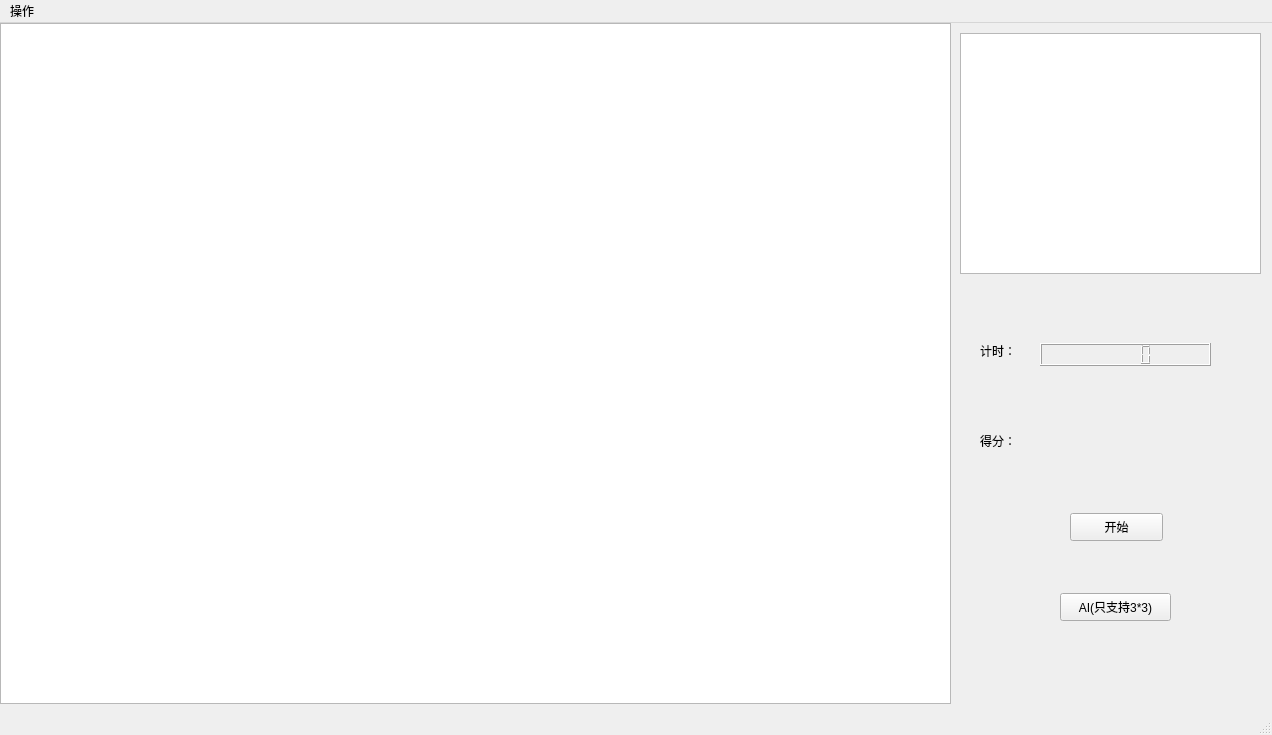
<?xml version="1.0" encoding="UTF-8"?>
<ui version="4.0">
 <class>nine</class>
 <widget class="QMainWindow" name="nine">
  <property name="geometry">
   <rect>
    <x>0</x>
    <y>0</y>
    <width>1272</width>
    <height>735</height>
   </rect>
  </property>
  <property name="windowTitle">
   <string>MainWindow</string>
  </property>
  <widget class="QWidget" name="centralwidget">
   <widget class="MyView" name="graphicsView">
    <property name="geometry">
     <rect>
      <x>0</x>
      <y>0</y>
      <width>951</width>
      <height>681</height>
     </rect>
    </property>
   </widget>
   <widget class="QGraphicsView" name="_visit">
    <property name="geometry">
     <rect>
      <x>960</x>
      <y>10</y>
      <width>301</width>
      <height>241</height>
     </rect>
    </property>
   </widget>
   <widget class="QLabel" name="label">
    <property name="geometry">
     <rect>
      <x>980</x>
      <y>320</y>
      <width>72</width>
      <height>15</height>
     </rect>
    </property>
    <property name="text">
     <string>计时：</string>
    </property>
   </widget>
   <widget class="QLabel" name="label_2">
    <property name="geometry">
     <rect>
      <x>980</x>
      <y>410</y>
      <width>72</width>
      <height>15</height>
     </rect>
    </property>
    <property name="text">
     <string>得分：</string>
    </property>
   </widget>
   <widget class="QPushButton" name="pushButton">
    <property name="geometry">
     <rect>
      <x>1070</x>
      <y>490</y>
      <width>93</width>
      <height>28</height>
     </rect>
    </property>
    <property name="text">
     <string>开始</string>
    </property>
   </widget>
   <widget class="QPushButton" name="pushButton_2">
    <property name="geometry">
     <rect>
      <x>1060</x>
      <y>570</y>
      <width>111</width>
      <height>28</height>
     </rect>
    </property>
    <property name="text">
     <string>AI(只支持3*3)</string>
    </property>
   </widget>
   <widget class="QLabel" name="_score">
    <property name="geometry">
     <rect>
      <x>1070</x>
      <y>410</y>
      <width>101</width>
      <height>21</height>
     </rect>
    </property>
    <property name="text">
     <string/>
    </property>
   </widget>
   <widget class="QLCDNumber" name="lcdNumber">
    <property name="geometry">
     <rect>
      <x>1040</x>
      <y>320</y>
      <width>171</width>
      <height>23</height>
     </rect>
    </property>
    <property name="value" stdset="0">
     <double>0.000000000000000</double>
    </property>
   </widget>
  </widget>
  <widget class="QMenuBar" name="menubar">
   <property name="geometry">
    <rect>
     <x>0</x>
     <y>0</y>
     <width>1272</width>
     <height>26</height>
    </rect>
   </property>
   <widget class="QMenu" name="menu">
    <property name="title">
     <string>操作</string>
    </property>
    <widget class="QMenu" name="menu_2">
     <property name="title">
      <string>难度选择</string>
     </property>
     <addaction name="action_3"/>
     <addaction name="action_4"/>
     <addaction name="action_5"/>
    </widget>
    <addaction name="action"/>
    <addaction name="menu_2"/>
   </widget>
   <addaction name="menu"/>
  </widget>
  <widget class="QStatusBar" name="statusbar"/>
  <action name="action">
   <property name="text">
    <string>打开图片</string>
   </property>
  </action>
  <action name="action_3">
   <property name="checkable">
    <bool>true</bool>
   </property>
   <property name="text">
    <string>初级</string>
   </property>
  </action>
  <action name="action_4">
   <property name="checkable">
    <bool>true</bool>
   </property>
   <property name="text">
    <string>中级</string>
   </property>
  </action>
  <action name="action_5">
   <property name="checkable">
    <bool>true</bool>
   </property>
   <property name="text">
    <string>高级</string>
   </property>
  </action>
 </widget>
 <customwidgets>
  <customwidget>
   <class>MyView</class>
   <extends>QGraphicsView</extends>
   <header location="global">myview.h</header>
  </customwidget>
 </customwidgets>
 <resources/>
 <connections/>
</ui>
